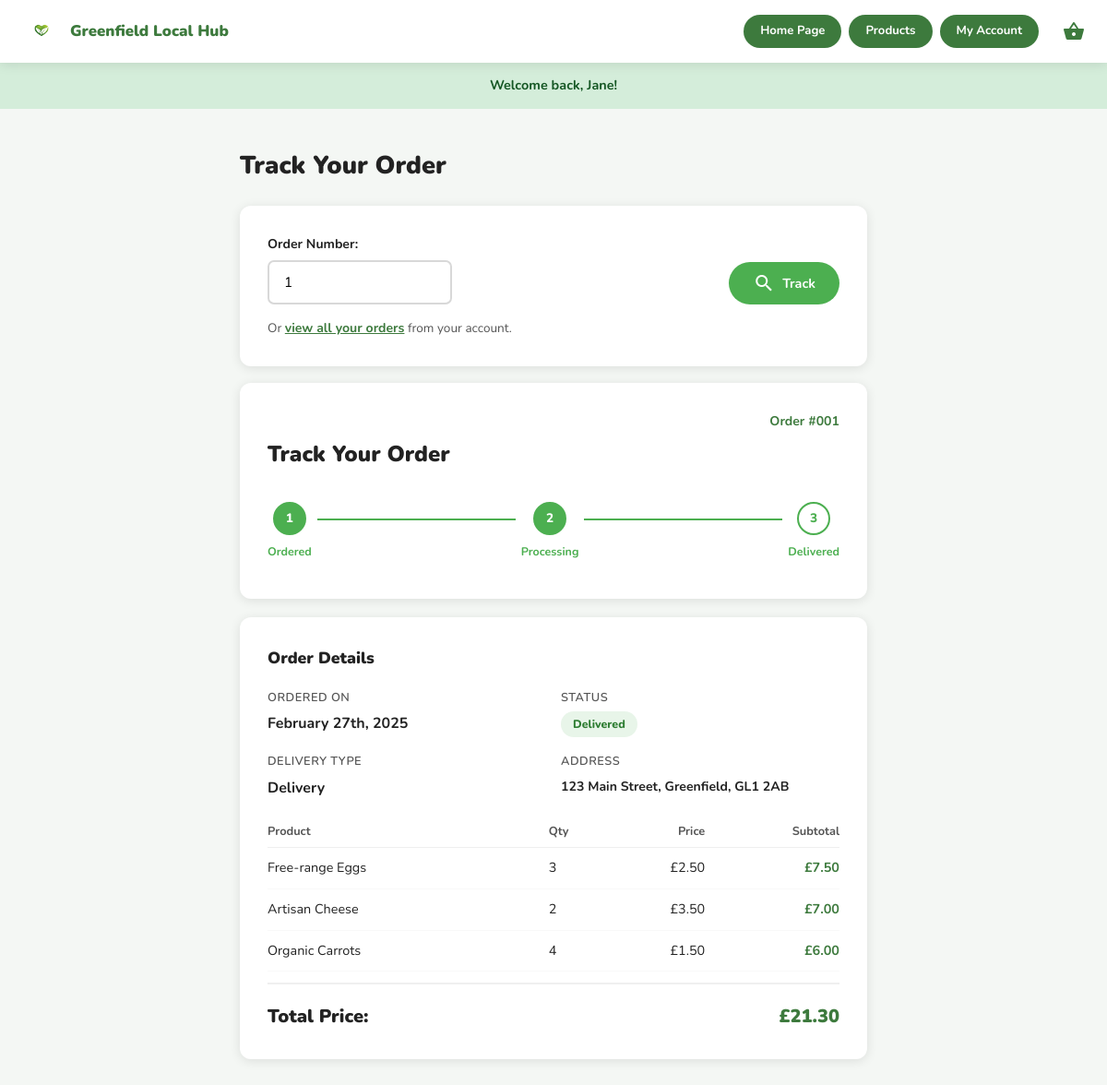
/track-order.php?order=1 (signed in), run on the app's committed database.
### tables this page shows
CREATE TABLE orders (
    id               INT AUTO_INCREMENT PRIMARY KEY,
    customer_id      INT NOT NULL,
    status           ENUM('ordered','processing','delivered') DEFAULT 'ordered',
    delivery_type    ENUM('pickup','delivery') DEFAULT 'pickup',
    total_price      DECIMAL(10,2) NOT NULL,
    delivery_address TEXT,
    card_name        VARCHAR(255),
    created_at       TIMESTAMP DEFAULT CURRENT_TIMESTAMP,
    FOREIGN KEY (customer_id) REFERENCES users(id)
);

CREATE TABLE order_items (
    id         INT AUTO_INCREMENT PRIMARY KEY,
    order_id   INT NOT NULL,
    product_id INT NOT NULL,
    quantity   INT NOT NULL,
    price      DECIMAL(10,2) NOT NULL,
    FOREIGN KEY (order_id)   REFERENCES orders(id),
    FOREIGN KEY (product_id) REFERENCES products(id)
);

CREATE TABLE products (
    id             INT AUTO_INCREMENT PRIMARY KEY,
    name           VARCHAR(255) NOT NULL,
    description    TEXT,
    price          DECIMAL(10,2) NOT NULL,
    image          VARCHAR(255),
    category_id    INT,
    producer_id    INT,
    stock_quantity INT DEFAULT 100,
    featured       TINYINT(1) DEFAULT 0,
    created_at     TIMESTAMP DEFAULT CURRENT_TIMESTAMP,
    FOREIGN KEY (category_id) REFERENCES categories(id),
    FOREIGN KEY (producer_id) REFERENCES users(id)
);

### includes/db.php (called while the page is built, shortened)
<?php
function isLoggedIn(): bool {
    return !empty($_SESSION['user_id']);
}
function formatPrice(float $price): string {
    return '£' . number_format($price, 2);
}

### track-order.php (the view, shortened to what this page needs)
<?php
require_once 'includes/db.php';
$order_id = (int)($_GET['order'] ?? 0);
$order    = null;
$items    = [];
if ($order_id) {
    $stmt = $conn->prepare("SELECT o.*, u.first_name, u.last_name, u.email
                            FROM orders o
                            JOIN users u ON o.customer_id = u.id
                            WHERE o.id = ?");
    $stmt->bind_param('i', $order_id);
    $stmt->execute();
    $order = $stmt->get_result()->fetch_assoc();
    if ($order) {
        $i_stmt = $conn->prepare("SELECT oi.*, p.name, p.image FROM order_items oi
                                  JOIN products p ON oi.product_id = p.id
                                  WHERE oi.order_id = ?");
        $i_stmt->bind_param('i', $order_id);
        $i_stmt->execute();
        $items = $i_stmt->get_result()->fetch_all(MYSQLI_ASSOC);
    } else {
        $error = 'Order not found. Please check your order number.';
        $order_id = 0;
    }
}
$step_map = ['ordered' => 0, 'processing' => 1, 'delivered' => 2];
$current_step = $order ? ($step_map[$order['status']] ?? 0) : 0;
require_once 'includes/header.php';
?>
<main>
<div class="container">
<div class="track-wrapper">
    <h1 style="font-size:1.7rem;font-weight:900;margin-bottom:20px;">Track Your Order</h1>
    <div class="track-card" style="margin-bottom:18px;">
        <form method="POST" action="track-order.php" style="display:flex;gap:12px;align-items:flex-end;">
            <div style="flex:1;">
                <label class="form-label" for="order_id">Order Number:</label>
                <input class="form-input" type="number" id="order_id" name="order_id"
                       placeholder="e.g. 1" min="1"
                       value="<?= $order_id ?: '' ?>" style="max-width:200px;">
            </div>
            <button type="submit" class="btn btn-primary">
                <span class="material-icons">search</span> Track
            </button>
        </form>
        <?php if (isLoggedIn()): ?>
        <div style="margin-top:14px;font-size:.85rem;color:var(--text-mid);">
            Or <a href="account.php" class="form-link">view all your orders</a> from your account.
        </div>
        <?php endif; ?>
    </div>
    <?php if ($order): ?>
    <div class="track-card">
        <div class="track-order-ref">Order #<?= str_pad($order['id'], 3, '0', STR_PAD_LEFT) ?></div>
        <h2 class="track-heading">Track Your Order</h2>
        <div class="progress-wrap">
            <?php
            $steps = ['Ordered', 'Processing', 'Delivered'];
            foreach ($steps as $i => $label):
                $cls = $i < $current_step ? 'done' : ($i === $current_step ? 'active' : '');
            ?>
            <div class="step">
                <div class="step-circle <?= $cls ?>"><?= $i + 1 ?></div>
                <span class="step-name <?= $cls ?>"><?= $label ?></span>
            </div>
            <?php if ($i < count($steps) - 1): ?>
            <div class="step-line <?= $i < $current_step ? 'done' : '' ?>"></div>
            <?php endif; ?>
            <?php endforeach; ?>
        </div>
    </div>
    <div class="track-card">
        <h3 style="font-weight:900;font-size:1.1rem;margin-bottom:18px;">Order Details</h3>
        <div style="display:grid;grid-template-columns:1fr 1fr;gap:16px;margin-bottom:18px;">
            <div>
                <div class="order-detail-label">Ordered on</div>
                <div class="order-detail-value">
                    <?= date('F jS, Y', strtotime($order['created_at'])) ?>
                </div>
            </div>
            <div>
                <div class="order-detail-label">Status</div>
                <div><span class="status-badge status-<?= $order['status'] ?>"><?= ucfirst($order['status']) ?></span></div>
            </div>
            <div>
                <div class="order-detail-label">Delivery Type</div>
                <div class="order-detail-value" style="text-transform:capitalize;">
                    <?= htmlspecialchars($order['delivery_type']) ?>
                </div>
            </div>
            <?php if ($order['delivery_address']): ?>
            <div>
                <div class="order-detail-label">Address</div>
                <div class="order-detail-value" style="font-size:.88rem;"><?= htmlspecialchars($order['delivery_address']) ?></div>
            </div>
            <?php endif; ?>
        </div>
        <table class="order-items-table">
            <thead>
                <tr>
                    <th>Product</th>
                    <th>Qty</th>
                    <th style="text-align:right;">Price</th>
                    <th style="text-align:right;">Subtotal</th>
                </tr>
            </thead>
            <tbody>
                <?php foreach ($items as $item): ?>
                <tr>
                    <td><?= htmlspecialchars($item['name']) ?></td>
                    <td><?= $item['quantity'] ?></td>
                    <td style="text-align:right;"><?= formatPrice($item['price']) ?></td>
                    <td><?= formatPrice($item['price'] * $item['quantity']) ?></td>
                </tr>
                <?php endforeach; ?>
            </tbody>
        </table>
        <div class="basket-total-row" style="margin-top:12px;">
            <span>Total Price:</span>
            <span class="basket-total-price"><?= formatPrice($order['total_price']) ?></span>
        </div>
    </div>
    <?php endif; ?>
</div>
</div>
</main>
<?php require_once 'includes/footer.php'; ?>

### css/style.css (style rules this page uses)
:root { --green: #3d7a3d; --green-dark: #2d5a2d; --green-deeper: #1e3d1e; --green-light: #e8f5e0; --red: #e53e3e; --white: #fff; --bg: #f4f7f4; --gray: #d8d8d8; --text: #222; --text-mid: #555; --text-light: #888; --shadow: 0 2px 12px rgba(0,0,0,.10); --r: 12px; --r-sm: 7px; --r-pill: 100px; }
*, *::before, *::after { box-sizing: border-box; margin: 0; padding: 0; }
body { font-family: 'Nunito', system-ui, sans-serif; background: var(--bg); color: var(--text); line-height: 1.65; min-height: 100vh; display: flex; flex-direction: column; }
main { flex: 1; }
a { text-decoration: none; color: inherit; }
button, input, select, textarea { font-family: inherit; }
.container { max-width: 1200px; margin: 0 auto; padding: 0 24px; }
.btn { display: inline-flex; align-items: center; justify-content: center; gap: 8px; padding: 11px 26px; border-radius: var(--r-pill); font-weight: 700; font-size: .9rem; cursor: pointer; border: none; text-decoration: none; white-space: nowrap; }
.btn-primary { background: #4caf50; color: #fff; }
.basket-total-row { display: flex; justify-content: space-between; align-items: center; padding: 18px 0 0; border-top: 2px solid #efefef; margin-top: 12px; font-size: 1.25rem; font-weight: 900; }
.basket-total-price { color: var(--green); }
.track-wrapper { max-width: 720px; margin: 40px auto; padding: 0 20px 40px; }
.track-card { background: var(--white); border-radius: var(--r); box-shadow: var(--shadow); padding: 30px; margin-bottom: 20px; }
.track-order-ref { text-align: right; font-weight: 700; color: var(--green); font-size: .88rem; margin-bottom: 4px; }
.track-heading { font-size: 1.5rem; font-weight: 900; margin-bottom: 32px; }
.progress-wrap { display: flex; align-items: center; margin: 0 0 10px; }
.step { display: flex; flex-direction: column; align-items: center; gap: 8px; }
.step-circle { width: 36px; height: 36px; border-radius: 50%; border: 2px solid var(--gray); background: var(--white); display: flex; align-items: center; justify-content: center; font-size: .85rem; font-weight: 800; color: #999; }
.step-circle.done { background: #4caf50; border-color: #4caf50; color: #fff; }
.step-circle.active { border-color: #4caf50; color: #4caf50; }
.step-name { font-size: .78rem; font-weight: 700; color: var(--text-mid); text-align: center; }
.step-name.done, .step-name.active { color: #4caf50; }
.step-line { flex: 1; height: 2px; background: var(--gray); margin: 0 6px; margin-bottom: 26px; }
.step-line.done { background: #4caf50; }
.order-detail-label { font-size: .8rem; color: var(--text-mid); margin-bottom: 4px; font-weight: 600; text-transform: uppercase; letter-spacing: .5px; }
.order-detail-value { font-weight: 700; font-size: 1rem; }
.order-items-table { width: 100%; border-collapse: collapse; margin-top: 14px; }
.order-items-table th { text-align: left; font-size: .8rem; color: var(--text-mid); padding: 6px 0; border-bottom: 1px solid #efefef; }
.order-items-table td { padding: 10px 0; border-bottom: 1px solid #f9f9f9; font-size: .9rem; }
.order-items-table td:last-child { text-align: right; font-weight: 700; color: var(--green); }
.form-label { display: block; font-weight: 700; font-size: .88rem; margin-bottom: 6px; }
.form-input { width: 100%; padding: 12px 16px; border: 2px solid var(--gray); border-radius: var(--r-sm); font-size: .95rem; background: var(--white); }
.form-link { color: var(--green); font-weight: 700; text-decoration: underline; font-size: .88rem; }
.status-badge { display: inline-block; padding: 4px 13px; border-radius: var(--r-pill); font-size: .78rem; font-weight: 800; text-transform: capitalize; }
.status-delivered { background: #e8f5e9; color: #2e7d32; }

### data on the page
orders: id "001", created_at "February 27th, 2025", status "Delivered", delivery_type "Delivery", delivery_address "123 Main Street, Greenfield, GL1 2AB", total_price "£21.30"
order_items: product.name "Free-range Eggs", quantity "3", price "£2.50", formatPrice($item['price'] * $item['quantity']) "£7.50"
order_items: product.name "Artisan Cheese", quantity "2", price "£3.50", formatPrice($item['price'] * $item['quantity']) "£7.00"
order_items: product.name "Organic Carrots", quantity "4", price "£1.50", formatPrice($item['price'] * $item['quantity']) "£6.00"

### other printed values
$_SESSION['flash_message'] "Welcome back, Jane!"
$label "Ordered"
$label "Processing"
$label "Delivered"
